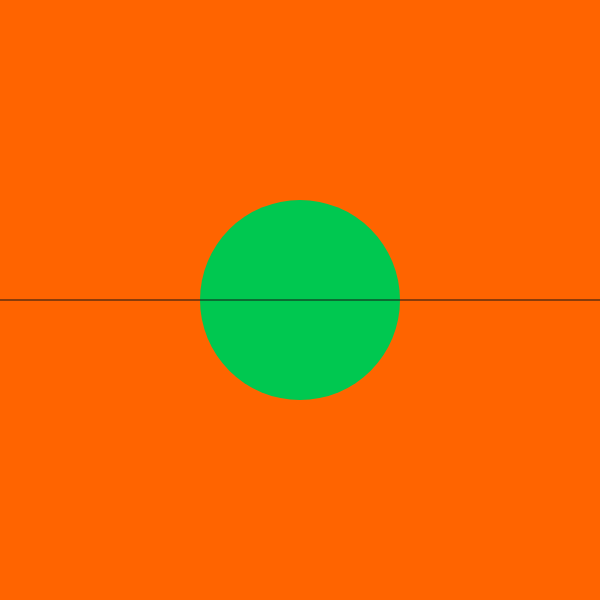
Frame 1 (no input)
Frame 60 (no input): identical to frame 1, image omitted
Frame 120 (the mouse pressed at the canvas centre since frame 60): identical to frame 1, image omitted

The p5.js sketch that drew this single still picture (run headless with seeded random() and noise() and a simulated clock; from frame 60 on, the mouse is pressed at the canvas centre):

// p5.js sketch
// ── sketch.js
function setup() {
  createCanvas(600, 600);
}

function draw() {
  noStroke();
  //change fill and background colour based on the position of the mouse
  if(mouseY > height * 0.5){
    fill(255, 100, 0);
    background(0, 200, 80);
  }
  else{
    fill(0, 200, 80);
    background(255, 100, 0);
  }
  ellipse(width * 0.5, height * 0.5, 200, 200);

  //draw a line to split the screen
  stroke(20);
  line(0, height * 0.5, width, height * 0.5);
}
